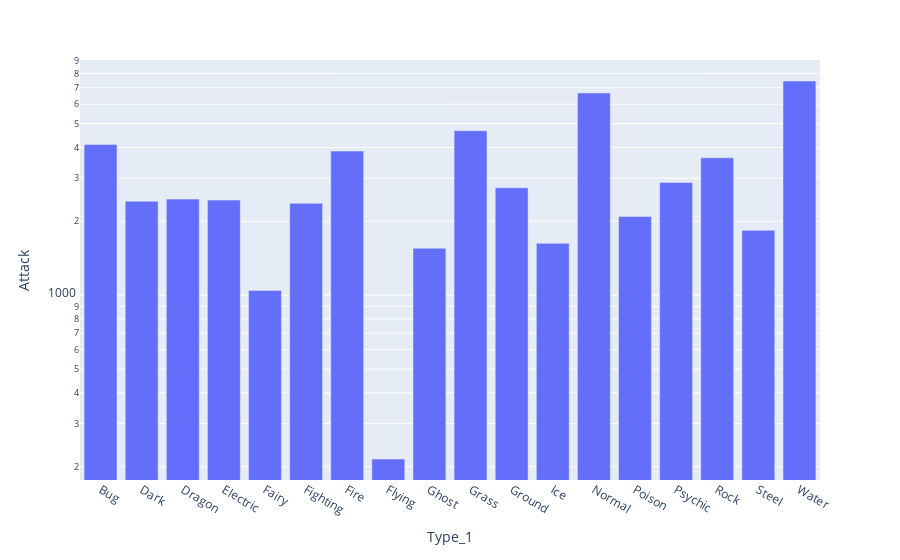

Notebook code for this chart:
### Code cell
px.bar(poketype_df,x=poketype_df.index,y='Attack',log_y=True)

### Figure 1 — Plotly figure (JSON) as saved in the notebook; plotly's stock layout.template omitted (floating-point values rounded to 4 significant figures)
{"data": [{"alignmentgroup": "True", "hovertemplate": "Type_1=%{x}<br>Attack=%{y}<extra></extra>", "legendgroup": "", "marker": {"color": "#636efa", "pattern": {"shape": ""}}, "name": "", "offsetgroup": "", "orientation": "v", "showlegend": false, "textposition": "auto", "type": "bar", "x": ["Bug", "Dark", "Dragon", "Electric", "Fairy", "Fighting", "Fire", "Flying", "Ghost", "Grass", "Ground", "Ice", "Normal", "Poison", "Psychic", "Rock", "Steel", "Water"], "xaxis": "x", "y": [4109, 2415, 2463, 2440, 1046, 2368, 3864, 215, 1553, 4680, 2739, 1626, 6671, 2091, 2880, 3627, 1838, 7460], "yaxis": "y"}], "layout": {"barmode": "relative", "legend": {"tracegroupgap": 0}, "margin": {"t": 60}, "xaxis": {"anchor": "y", "domain": [0, 1], "title": {"text": "Type_1"}}, "yaxis": {"anchor": "x", "domain": [0, 1], "title": {"text": "Attack"}, "type": "log"}}}
